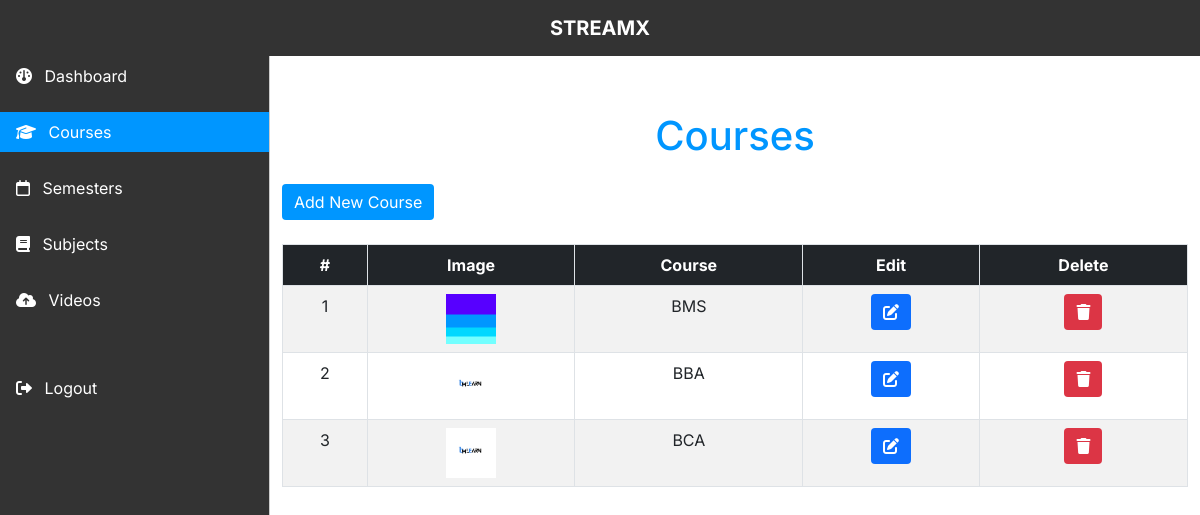
/Admin/courses.php (signed in), run on the app's committed database.
### tables this page shows
CREATE TABLE `course` (
  `id` int(11) NOT NULL,
  `img_path` varchar(255) NOT NULL,
  `course` varchar(255) NOT NULL,
  `status` tinyint(4) NOT NULL DEFAULT 1
);

### Admin/Includes/coursePage.inc.php (the view, shortened to what this page needs)
<?php
include_once('conn.php');
?>
<div id="course-page" class="py-5">
    <h1 class="text-center mb-4 theme-color">Courses</h1>
    <a href="./php/addNewCoursePage.php" class="btn btn-primary bg-theme-color border-0 mb-4">Add New Course</a>
    <div class="table-container table-responsive">
        <table id="mytable" class="table bg-white table-striped table-hover table-bordered text-center">
            <thead class="bg-dark text-white">
                <tr>
                    <th scope="col">#</th>
                    <th scope="col">Image</th>
                    <th scope="col">Course</th>
                    <th scope="col">Edit</th>
                    <th scope="col">Delete</th>
                </tr>
            </thead>
            <tbody>
                <?php
                $select_query = "SELECT * FROM course ORDER BY id DESC";
                $select_query_run = mysqli_query($conn, $select_query);
                if (mysqli_num_rows($select_query_run) > 0) {
                    $cnt = 1;
                    while ($result_array = mysqli_fetch_assoc($select_query_run)) {
                        ?>
                        <tr>
                            <td>
                                <?= $cnt++ ?>
                            </td>
                            <td>
                                <img class="course-img table-img" src="../<?= $result_array['img_path'] ?>"
                                    alt="<?= $result_array['course'] ?>">
                            </td>
                            <td>
                                <?= $result_array['course'] ?>
                            </td>
                            <td>
                                <a href="./php/editCoursePage.php?id=<?= $result_array['id'] ?>&course=<?= $result_array['course'] ?>"
                                    name="edit-btn" class="btn btn-primary border-0">
                                    <i class="fa-solid fa-pen-to-square"></i>
                                </a>
                            </td>
                            <td><a onclick="deleteCourse(<?= $result_array['id'] ?>)" class="btn btn-danger border-0">
                                    <i class="fa-solid fa-trash"></i>
                                </a>
                            </td>
                        </tr>
                    <?php }
                } else { ?>
                    <td colspan="5">No courses found</td>
                    <?php
                }
                ?>
            </tbody>
        </table>
    </div>
</div>

### Admin/css/utility_classes.css (style rules this page uses)
.bg-theme-color { background-color: #0096FF; color: #fff; }
.theme-color { color: #0096FF; }
.table-img { width: 50px; height: 50px; object-position: center; object-fit: cover; }

### Admin/css/style.css (style rules this page uses)
body, button { font-family: "Inter", sans-serif; }
:root { --offcanvas-width: 270px; --topNavbarHeight: 56px; }
@media (min-width: 992px) { body { overflow: auto !important; } }

### data on the page
course: img_path (picture), course "BMS"
course: img_path (picture), course "BBA"
course: img_path (picture), course "BCA"
